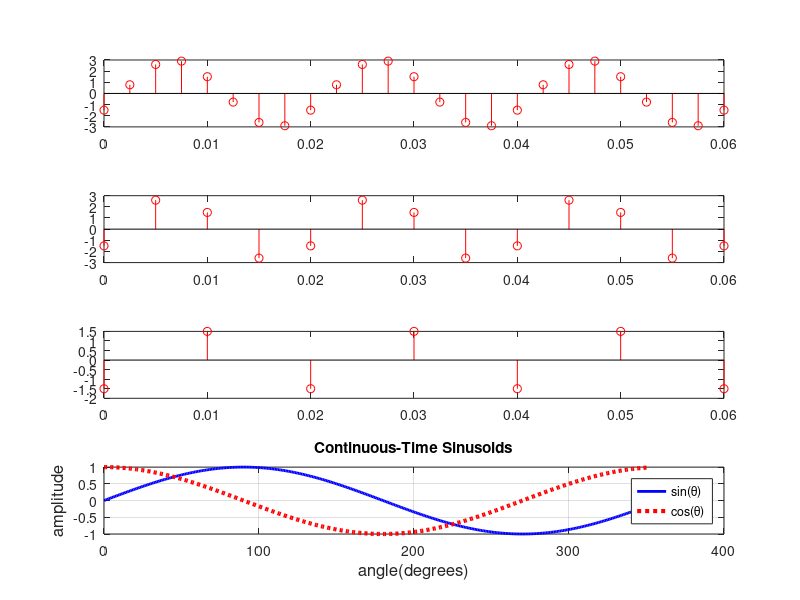

The MATLAB script that drew this image:
% 1.even, odd components
n=[-10:10];
x=[zeros(1,10),ones(1,10),0];
subplot(3,1,1);
stem(n,x);title('x[n]');
axis([-10 10 -1.5 1.5])
x1=fliplr(x);
xe=0.5*(x+x1);
subplot(3,1,2);
stem(n,xe);title('xe[n]');
axis([-10 10 -1.5 1.5])
xo=0.5*(x-x1);
subplot(3,1,3);
stem(n,xo);title('xo[n]');
axis([-10 10 -1.5 1.5])
% 2.Sampling
f0=50;T0=1/f0;
fs=400;Ts=1/fs;
t=[0:Ts:T0];
x=sin(2*pi*f0*t);
stem(t,x,'r');
%hold on;grid on;
%plot(t,x)

%3.Aliasing, and for loop
fs=800;
for k=1:4
fs=fs/2;Ts=1/fs;
t=[0:Ts:0.06];
x=3*cos(100*pi*t-2*pi/3);
subplot(4,1,k);
stem(t,x,'r');
end
% or
fs=[400 200 100 50];

for k=1:4
t=[0:1/fs(k):0.06];
x=3*cos(100*pi*t-2*pi/3);
subplot(4,1,k);
stem(t,x,'r');
end

% 4. T.F.S, & Gibbs-Phenomenon
t=[0:0.01:6];
x=zeros(1,length(t));
N=input('Ennter the number of harmonics: ')
for k=0:N
m=2*k+1;
x=x+[(-1)^k]*[4/(pi*m)]*cos(pi*m*t);
end
plot(t,x)
%generating two sinudoids on single plot
theta=[0:350];
x1=sind(theta);
plot(theta,x1,'b-','linewidth',2);

axis([0,400,-1,1]);
title('Continuous-Time Sinusoids');
xlabel('angle(degrees)','fontsize',12);ylabel('amplitude','fontsize',12);
grid on; hold on;
x2=cosd(theta);
plot(theta,x2,'r:','linewidth',3);
legend('sin(\theta)','cos(\theta)')

%Different ways of creating a row_vector
x1=[1 2 3 4];

x2=1:4; %using 'colon' operator we can create
%row vector of any length
x3=[1:4];
x4=(1:4);
x5=colon(1,4);
%all the above vectors are identical
%------------------------------------------
%accessing the entries of row_vector
e1=x1(1)
%a1=x3(0) %try this!
e2=x1(1:3) %try this with square brackets!
e3=x1(4:-1:1);
%------------------------------------------
%creating a vector as increasing or decreasing sequence
i=[-4:2:10] ; % or i==colon(-4,2,10)
d=[10:-2:-4] ; % or d=colon(10,-2,4)
%d=-4:-2:10 %try this!